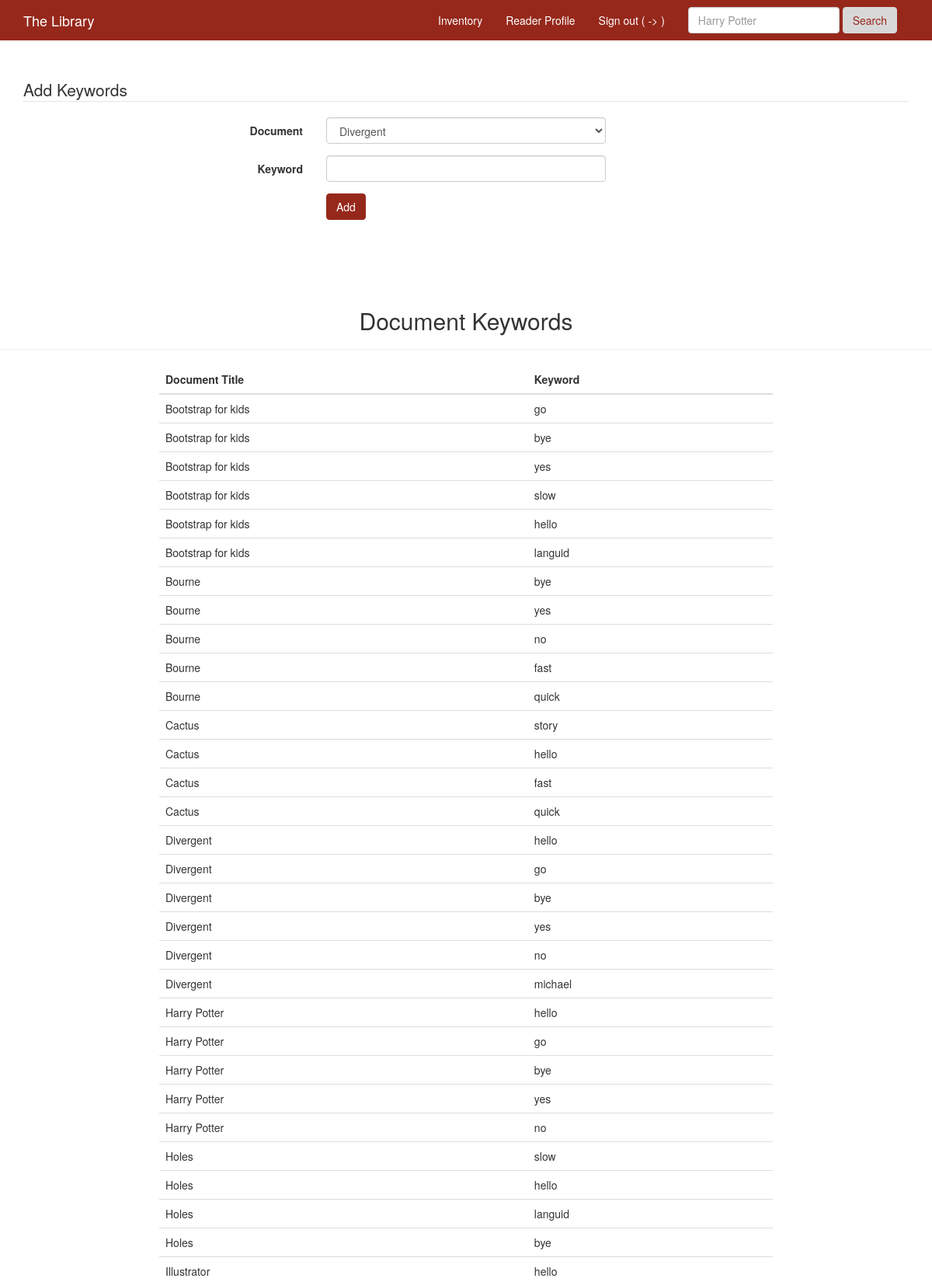
The app's page /keywords (signed in, upper part) with its own data.
### tables this page shows
CREATE TABLE Document_Keyword(
    doc_id int,
    keyword varchar
    -- foreign key(doc_id) references Document(doc_id)
);

CREATE TABLE Document(
	doc_id integer primary key autoincrement,
	doc_title varchar,
	doc_type varchar,
	number_copies varchar
);

### main.py (the view)
@app.route('/keywords')
def keywords():
    query = ''' select doc_title, doc_id from document '''
    cur = g.db.execute( query )
    options = [dict( doc_id=row[1], doc_title=row[0]) for row in cur.fetchall()]
    query = '''
            select dk.doc_id, dk.keyword, d.doc_title
            from document_keyword as dk
            inner join document as d
                on dk.doc_id = d.doc_id
            order by d.doc_title
            '''
    cur = g.db.execute( query )
    rows = [dict( doc_id=row[0], keyword=row[1], doc_title=row[2]) for row in cur.fetchall()]
    return render_template('keywords.html', options=options, rows=rows)

### main.py (called while the page is built)
@app.before_request
def before_request():
    g.db = connect_db()

@app.teardown_request
def teardown_request(exception):
    db = getattr(g, 'db', None)
    if db is not None:
        db.close()

def connect_db():
    return sqlite3.connect(app.config['DATABASE'])

### templates/keywords.html (shortened to what this page needs)
{% extends "layout.html" %}
{% block body %}
<div class="jumbotron">
    <div class="container">
        <form class="form-horizontal" action="{{ url_for('add_keyword') }}" method="post">
        <fieldset>
        <legend>Add Keywords</legend>
        <div class="form-group">
        <label class="col-md-4 control-label" for="doc_type">Document</label>
        <div class="col-md-4">
        <select class="form-control" id="document" name="document" required>
            {% for row in options %}
            <option value="{{ row['doc_id'] }}">{{ row['doc_title'] }}</option>
            {% endfor %}
        </select>
        </div>
        </div>
        <div class="form-group">
        <label class="col-md-4 control-label" for="keyword">Keyword</label>
        <div class="col-md-4">
        <input id="keyword" name="keyword" type="text" class="form-control input-md" required>
        </div>
        </div>
        <div class="form-group">
        <label class="col-md-4 control-label" for="add"></label>
        <div class="col-md-4">
            <button id="add" name="add" class="btn btn-primary">Add</button>
        </div>
        </div>
        </fieldset>
        </form>
    </div>
</div>
<div class="row column text-center">
    <h2>Document Keywords</h2>
    <hr>
</div>
<div class="row">
  <div class="col-md-2"></div>
  <div class="col-md-8">
      <table class="table">
        <thead>
            <tr>
                <th>
                    Document Title
                </th>
                <th>
                    Keyword
                </th>
            </tr>
        </thead>
        <tbody>
            {% for row in rows %}
            <tr>
                <td>
                    {{ row['doc_title'] }}
                </td>
                <td>
                    {{ row['keyword'] }}
                </td>
            </tr>
            {% endfor %}
        </tbody>
    </table>
  </div>
  <div class="col-md-2"></div>
</div>
{% endblock %}

### static/css/custom.css (style rules this page uses)
.btn-primary { color: #fff; background-color: #96281B; border-color: #96281B; }
html { height: 100%; }
body { height: 100%; }
.jumbotron { background-color: #FFF; }

### records on screen
Document_Keyword: doc_title "Bootstrap for kids", keyword "go"
Document_Keyword: doc_title "Bootstrap for kids", keyword "bye"
Document_Keyword: doc_title "Bootstrap for kids", keyword "yes"
Document_Keyword: doc_title "Bootstrap for kids", keyword "slow"
Document_Keyword: doc_title "Bootstrap for kids", keyword "hello"
Document_Keyword: doc_title "Bootstrap for kids", keyword "languid"
Document_Keyword: doc_title "Bourne", keyword "bye"
Document_Keyword: doc_title "Bourne", keyword "yes"
Document_Keyword: doc_title "Bourne", keyword "no"
Document_Keyword: doc_title "Bourne", keyword "fast"
Document_Keyword: doc_title "Bourne", keyword "quick"
Document_Keyword: doc_title "Cactus", keyword "story"
Document_Keyword: doc_title "Cactus", keyword "hello"
Document_Keyword: doc_title "Cactus", keyword "fast"
Document_Keyword: doc_title "Cactus", keyword "quick"
Document_Keyword: doc_title "Divergent", keyword "hello"
Document_Keyword: doc_title "Divergent", keyword "go"
Document_Keyword: doc_title "Divergent", keyword "bye"
Document_Keyword: doc_title "Divergent", keyword "yes"
Document_Keyword: doc_title "Divergent", keyword "no"
Document_Keyword: doc_title "Divergent", keyword "michael"
Document_Keyword: doc_title "Harry Potter", keyword "hello"
Document_Keyword: doc_title "Harry Potter", keyword "go"
Document_Keyword: doc_title "Harry Potter", keyword "bye"
Document_Keyword: doc_title "Harry Potter", keyword "yes"
Document_Keyword: doc_title "Harry Potter", keyword "no"
Document_Keyword: doc_title "Holes", keyword "slow"
Document_Keyword: doc_title "Holes", keyword "hello"
Document_Keyword: doc_title "Holes", keyword "languid"
Document_Keyword: doc_title "Holes", keyword "bye"
Document_Keyword: doc_title "Illustrator", keyword "hello"

### other values on screen
form field document "Divergent"
